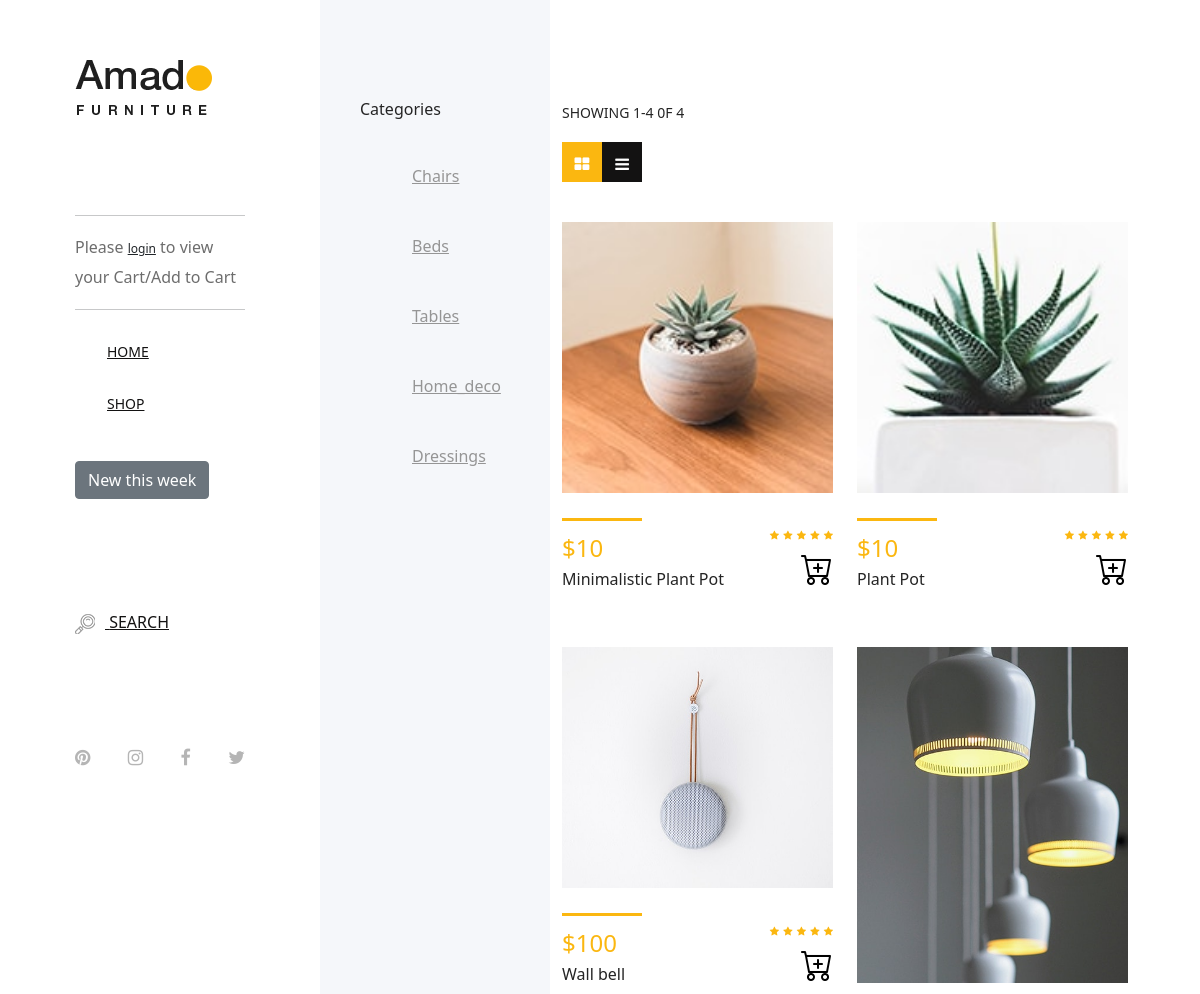
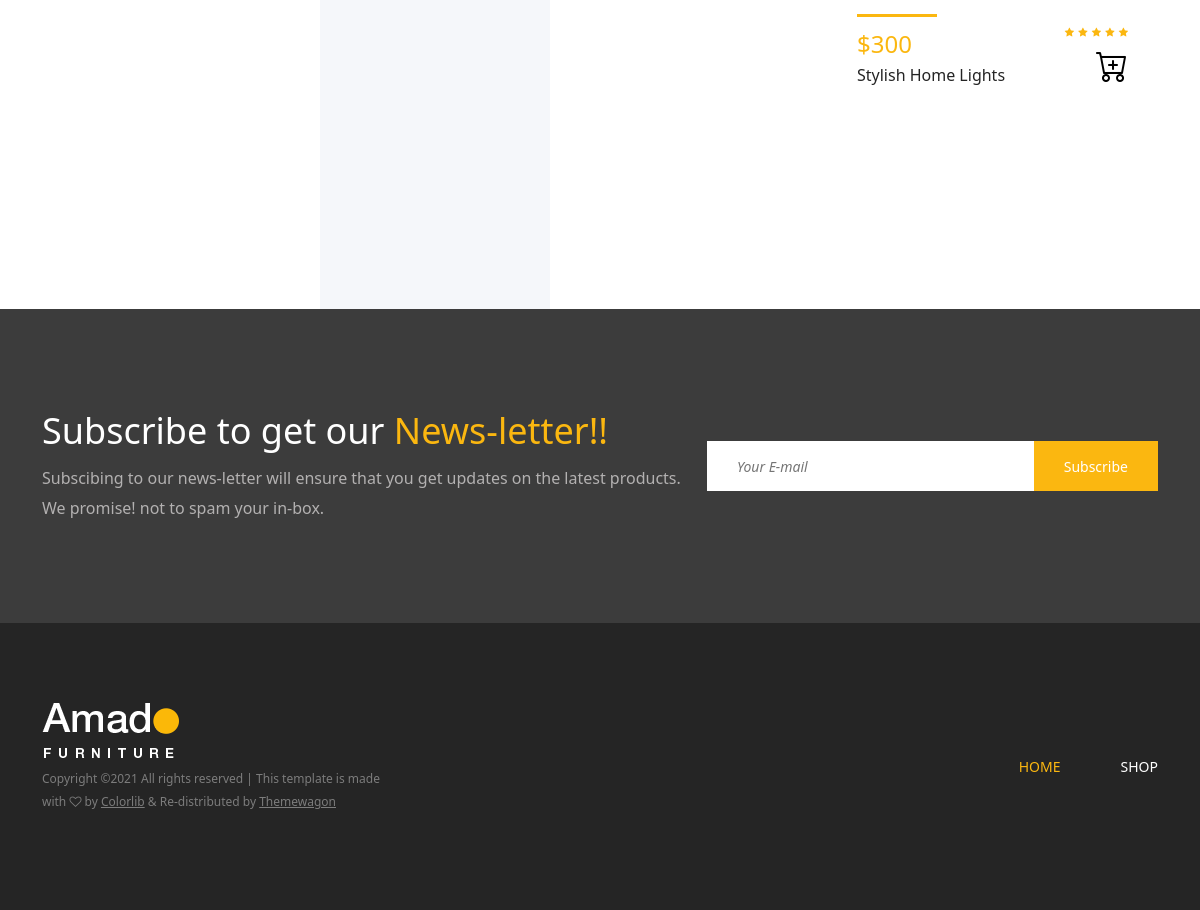
/category/home_deco, run on the app's committed database (2 pictures, top to bottom).
### main/models.py (models this page shows, shortened)
class Product(models.Model):
    Category_choices = [
    ('chairs', 'chairs'),
    ('beds', 'beds'),
    ('tables', 'tables'),
    ('home_deco', 'home_deco'),
    ('dressings', 'dressings')
]
    name = models.CharField(max_length=100)
    price = models.IntegerField(null=False, blank=False)
    image = models.ImageField(upload_to ='products/')
    category = models.CharField(choices=Category_choices, max_length=50)
    def categories(self):
        cat = self.Category_choices
        cat2 = []
        for choices in cat:
            cat2.append(choices[-1])
        return  cat2

### main/views.py (the view)
# urls.py: path('category/<str:cat>', CategoryView.as_view(), name='category'),
class CategoryView(View):
    def get(self, request, cat, *args, **kwargs):
        products = Product.objects.filter(category=cat)
        paginator = Paginator(products, 6)
        page_number = request.GET.get('page')
        page_obj = paginator.get_page(page_number)
        prod = Product().categories
        if not request.user.is_authenticated:
             total_no_of_products = 0
        else:
            cart_objects = Cart.objects.filter(user = request.user)
            total_no_of_products = cart_objects.count()
        context= {
            'page_obj': page_obj,
            'paginator': paginator,
            'categories': prod,
            'total_no_of_products': total_no_of_products,
        }
        return render(request, 'main/category.html', context)

### main/templates/main/category.html (shortened to what this page needs)
{% extends 'main/base.html' %}
{% block content %}
<div class="shop_sidebar_area">
    <div class="widget catagory mb-50">
        <h6 class="widget-title mb-30">Categories</h6>
        <div class="catagories-menu">
            {% for cat in categories %}
                <ul>
                    <li><a href="{% url 'category' cat %}">{{ cat }}</a></li>
                </ul>
            {% endfor %}
        </div>
    </div>
</div>
<div class="amado_product_area section-padding-100">
    <div class="container-fluid">
        <div class="row">
            <div class="col-12">
                <div class="product-topbar d-xl-flex align-items-end justify-content-between">
                    <div class="total-products">
                        <p>Showing 1-{{ page_obj.object_list.count }} 0f {{ paginator.count }}</p>
                        <div class="view d-flex">
                            <a href="#"><i class="fa fa-th-large" aria-hidden="true"></i></a>
                            <a href="#"><i class="fa fa-bars" aria-hidden="true"></i></a>
                        </div>
                    </div>
                </div>
            </div>
        </div>
        <div class="row">
            {% for product in page_obj %}
            <div class="col-12 col-sm-6 col-md-12 col-xl-6">
                <div class="single-product-wrapper">
                    <div class="product-img">
                        <img src="{{ product.image.url }}" alt="product image">
                    </div>
                    <div class="product-description d-flex align-items-center justify-content-between">
                        <div class="product-meta-data">
                            <div class="line"></div>
                            <p class="product-price">${{ product.price }}</p>
                            <h6>{{ product.name }}</h6>
                        </div>
                        <div class="ratings-cart text-right">
                            <div class="ratings">
                                <i class="fa fa-star" aria-hidden="true"></i>
                                <i class="fa fa-star" aria-hidden="true"></i>
                                <i class="fa fa-star" aria-hidden="true"></i>
                                <i class="fa fa-star" aria-hidden="true"></i>
                                <i class="fa fa-star" aria-hidden="true"></i>
                            </div>
                            <div class="cart">
                                <a href="{% url 'product_detail' product.pk %}" data-toggle="tooltip" data-placement="left" title="Add to Cart"><i class="bi bi-cart-plus" style="font-size: 2rem; color: black;"></i></a>
                            </div>
                        </div>
                    </div>
                </div>
            </div>
            {% endfor %}
        </div>
        <div class="row">
            <div class="col-12">
            </div>
        </div>
    </div>
</div>
</div>
{% endblock content %}

### static/main/css/core-style.css (style rules this page uses)
* { margin: 0; padding: 0; }
body { font-family: "helveticaneuemedium"; font-size: 16px; }
h1, h2, h3, h4, h5, h6 { color: #242424; line-height: 1.3; font-weight: 400; }
p { color: #6d6d6d; font-size: 16px; line-height: 1.9; font-weight: 400; }
a { -webkit-transition: all 500ms ease 0s; transition: all 500ms ease 0s; text-decoration: none; outline: 0 solid transparent; color: #131212; font-weight: 400; font-size: 12px; }
ul, ol { margin: 0; }
ul li, ol li { list-style: none; }
img { height: auto; max-width: 100%; }
.mb-30 { margin-bottom: 30px !important; }
.mb-50 { margin-bottom: 50px !important; }
.section-padding-100 { padding-top: 100px; padding-bottom: 100px; }
.main-content-wrapper .shop_sidebar_area { position: relative; z-index: 1; -webkit-box-flex: 0; -ms-flex: 0 0 230px; flex: 0 0 230px; width: 230px; max-width: 230px; background-color: #f5f7fa; padding: 100px 40px; }
.main-content-wrapper .amado_product_area { position: relative; z-index: 1; -webkit-box-flex: 0; -ms-flex: 0 0 calc(95% - 550px); flex: 0 0 calc(95% - 550px); width: calc(95% - 550px); max-width: calc(95% - 550px); }
.single-product-wrapper { position: relative; z-index: 1; margin-bottom: 50px; overflow: hidden; background-color: #ffffff; }
.single-product-wrapper .product-img { position: relative; z-index: 1; overflow: hidden; }
.single-product-wrapper .product-img img { width: 100%; -webkit-transition-duration: 500ms; transition-duration: 500ms; }
.single-product-wrapper .product-description { position: relative; z-index: 1; margin-top: 25px; }
.single-product-wrapper .product-description .product-meta-data .line { width: 80px; height: 3px; background-color: #fbb710; margin-bottom: 15px; display: block; }
.single-product-wrapper .product-description .product-meta-data .product-price { line-height: 1; color: #fbb710; font-size: 24px; margin-bottom: 10px; }
.single-product-wrapper .product-description .ratings-cart .ratings i { font-size: 10px; color: #fbb710; }
.single-product-wrapper .product-description .ratings-cart .cart { display: block; }
.widget { position: relative; z-index: 1; }
.widget .widget-title { font-size: 16px; text-transform: capitalize; color: #242424; }
.widget .catagories-menu li a { text-transform: capitalize; font-size: 16px; padding: 15px 0 15px 20px; display: block; font-weight: 400; color: #959595; }
.product-topbar { position: relative; z-index: 100; margin-bottom: 40px; }
.product-topbar .total-products p { margin-bottom: 15px; font-size: 14px; color: #242424; text-transform: uppercase; }
.product-topbar .total-products .view a { -webkit-box-flex: 0; -ms-flex: 0 0 40px; flex: 0 0 40px; width: 40px; height: 40px; background-color: #131212; color: #fff; font-size: 16px; text-align: center; line-height: 44px; }
.product-topbar .total-products .view a:first-child { background-color: #fbb710; }

### data on the page
Product: image (picture), price "10", name "Minimalistic Plant Pot"
Product: image (picture), price "10", name "Plant Pot"
Product: image (picture), price "100", name "Wall bell"
Product: image (picture), price "300", name "Stylish Home Lights"

### other printed values
{{ cat }} "Chairs" "Beds" "Tables" "Home_deco" "Dressings"
{{ page_obj.object_list.count }} "4"
{{ paginator.count }} "4"
